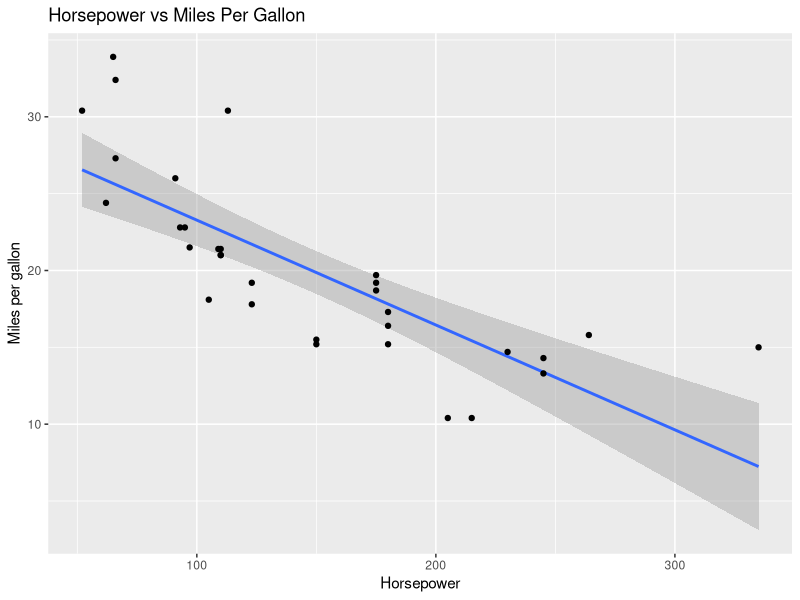
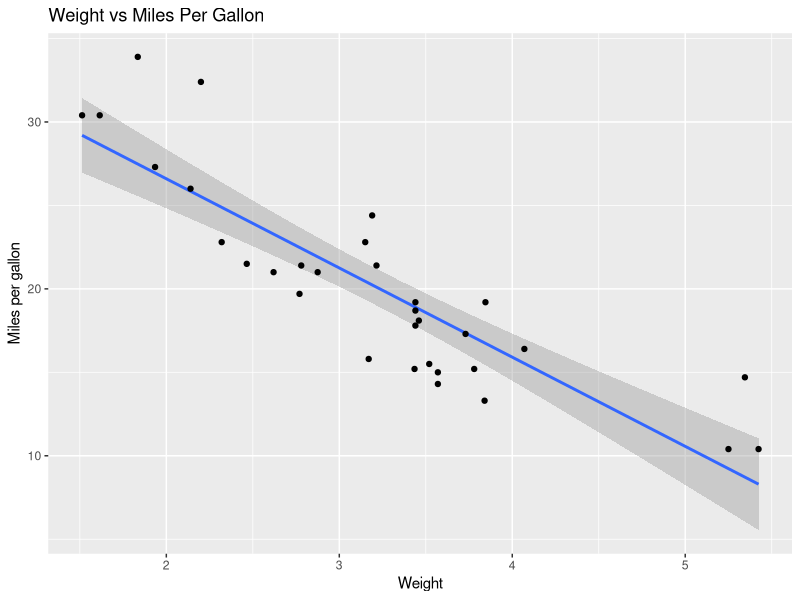
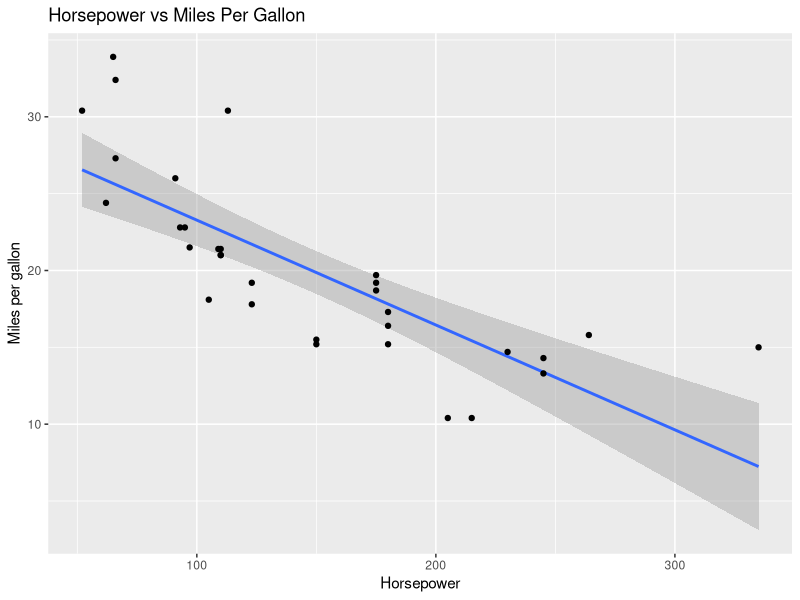
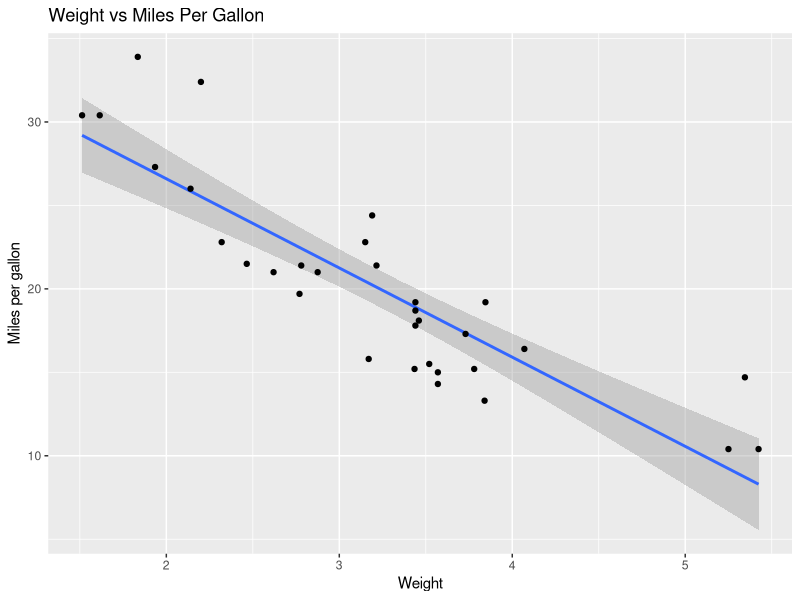

R code for these plots, in order:
library(tidyverse)

#1. Load data set
data("mtcars")

#2. subsets the mtcars dataframe to include only automatic transmissions
df_auto = mtcars[mtcars$am == 0,]

#3. saves this new subset as a new file called “automatic_mtcars.csv” in your Assignment_5 directory
write.csv(df_auto, file="automatic_mtcars.csv")

#4. plots the effect of horsepower on miles-per-gallon (update plot to have meaningful labels and title)
p1 = ggplot(mtcars, aes(x=hp, y=mpg))+
  geom_smooth(method="lm")+
  geom_point()+
  labs(title="Horsepower vs Miles Per Gallon")+
  xlab(label="Horsepower")+
  ylab(label="Miles per gallon")
p1

#5. saves this plot as a png image called “mpg_vs_hp_auto.png” in your Assignment_5 directory
png(filename="mpg_vs_hp_auto.png")
p1
dev.off()

#6. plots the effect of weight on miles-per-gallon (with improved labels, again)
p2 = ggplot(mtcars, aes(x=wt, y=mpg))+
  geom_smooth(method="lm")+
  geom_point()+
  labs(title="Weight vs Miles Per Gallon")+
  xlab(label="Weight")+
  ylab(label="Miles per gallon")
p2

#7. saves this second plot as a tiff image called “mpg_vs_wt_auto.tiff” in your Assignment_5 directory
tiff(filename="mpg_vs_wt_auto.tiff")
p2
dev.off()

#8. subsets the original mtcars dataframe to include only cars with displacements less than or equal to 200 cu.in.
df_200 = mtcars[mtcars$disp <= 200,]

#9. saves that new subset as a csv file called mtcars_max200_displ.csv
write.csv(df_200, file="mtcars_max200_displ.csv")

#10. includes code to calculate the maximum horsepower for each of the three dataframes (original, automatic, max200)
df_maxhp = rbind(head(mtcars[order(mtcars$hp, decreasing=TRUE),], 1), 
                head(df_auto[order(df_auto$hp, decreasing=TRUE),], 1),
                head(df_200[order(df_200$hp, decreasing=TRUE),], 1))

#11. prints these calculations (from task 10) in a readable format to a new plaintext file called hp_maximums.txt
write.table(df_maxhp, file = "hp_maximums.txt", sep = "\t")
